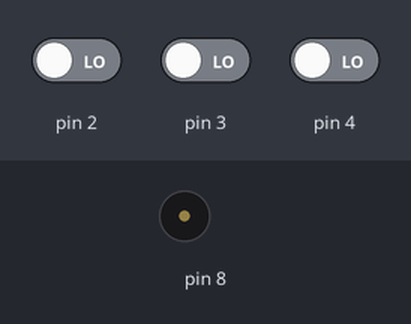
The sketch below on a simulated Arduino Uno, built with avr-gcc and run on an emulated ATmega328P. On the bench: buzzer (waves = sounding). The inputs (shaded band) are chosen by the test bench; at power-on: pin 2 LOW, pin 3 LOW, pin 4 LOW.

Above: at 1.2 s.
1.3 s: pin 2 driven HIGH
At 2.6 s:
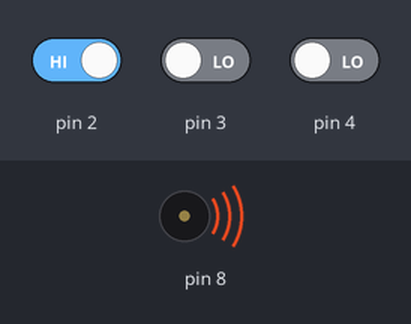
Timing chart, 0 to 4.3 s (numbered marks = the images above; inputs shaded):
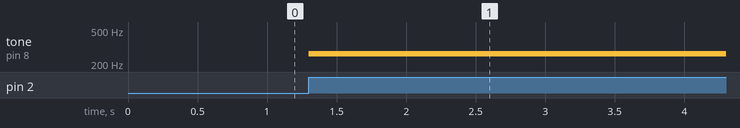

The sketch:

lab8-2.ino
```cpp
// C++ code
//
const int piano[] = {262, 294, 330};
int button;

void setup()
{
  for(int i=2; i<5; i++)
  {
    pinMode(i, INPUT);
  }
}

void loop()
{
  if(button = digitalRead(2))
  {
    tone(8,piano[0],200);
    delay(50);
  }
  // 도
  if(button = digitalRead(3))
  {
    tone(8,piano[1],200);
    delay(50);
  }
  //레
  if(button = digitalRead(4))
  {
    tone(8,piano[2],200);
    delay(50);
  }
  //미
}
```

Measured:
- after the input at 1.3 s, tone on pin 8: silent → 262 Hz at once
